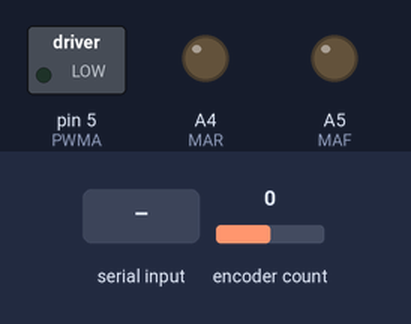
The sketch below on a simulated Arduino Uno, built with avr-gcc and run on an emulated ATmega328P. On the bench: switched loads named in the sketch (green lamp = pin HIGH), output pins drawn as LEDs (lit = HIGH). Inputs (shaded band) come from the test bench; at power-on: encoder count 0. What the sketch prints to the serial monitor is not drawn.

Above: at 1.2 s.
1.3 s: "90;45;200\n" received over Serial
At 2.7 s:
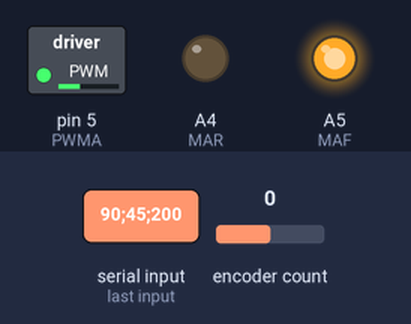
3.0 s: ";\n" received over Serial
At 4.1 s:
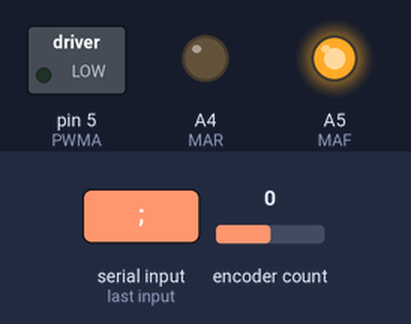
4.7 s: "30;150;10\n" received over Serial
At 5.4 s:
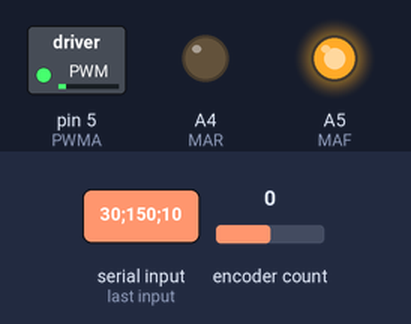
6.4 s: "90;45\n" received over Serial
At 7.8 s:
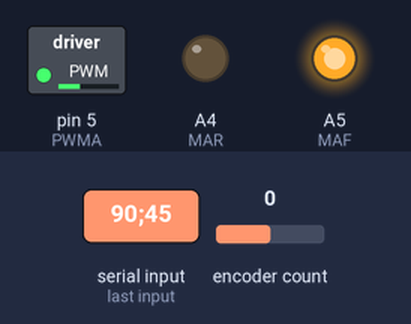
8.1 s: "30;150\n" received over Serial
At 9.2 s:
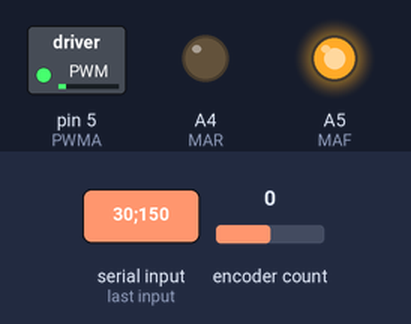
Timing chart, 0 to 10.8 s (numbered marks = the images above; inputs shaded):
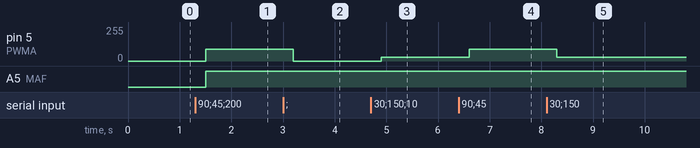

Measured:
- after the input at 1.3 s, pin 5 (PWMA): 0/255 → 90/255 after 0.20 s; A5 (MAF): LOW → HIGH after 0.20 s
- after the input at 3.0 s, pin 5 (PWMA): 90/255 → 0/255 after 0.20 s
- after the input at 4.7 s, pin 5 (PWMA): 0/255 → 30/255 after 0.20 s
- after the input at 6.4 s, pin 5 (PWMA): 30/255 → 90/255 after 0.20 s
- after the input at 8.1 s, pin 5 (PWMA): 90/255 → 30/255 after 0.20 s

The sketch:

robot_onboard.ino
```cpp
#include <Encoder.h>

#define ENCAF 2
#define ENCAR A1
#define PWMA 5
#define MAF A5
#define MAR A4

Encoder encoder(ENCAF, ENCAR);

int pwm_value = 0, forward = 0, reverse = 0;
long encoder_reading = 0;
String data;
long elapsed_time = 0;

void setup()
{
  Serial.begin(9600);
  pinMode(PWMA, OUTPUT);
  pinMode(MAF, OUTPUT);
  pinMode(MAR, OUTPUT);
}

void loop()
{
  // to run the code without delay command (run the logic every 100ms)
  if(millis() - elapsed_time >= 100)
  {
    analogWrite(PWMA, pwm_value);
    digitalWrite(MAF, forward);
    digitalWrite(MAR, reverse);

    while(Serial.available() > 0)
    {
      char s = Serial.read();
      data += s;
      if(s == '\n')
      {
        int prev = 0, count = 0;
        for (int  i = 0; i < data.length(); i++)
        {
          if(data[i] == ';')
          {
            if(count == 0)
            {
              pwm_value = data.substring(prev, i).toInt();
            }
            else if(count == 1)
            {
              forward = data.substring(prev, i).toInt();
            }
            else if(count == 2)
            {
              reverse = data.substring(prev, i).toInt();
            }
            prev = i + 1;
            count = count + 1;
          }
        }
        data = "";
      }
    }

    encoder_reading = encoder.read();
    Serial.println(encoder_reading);

    elapsed_time = millis();
  }
}
```
